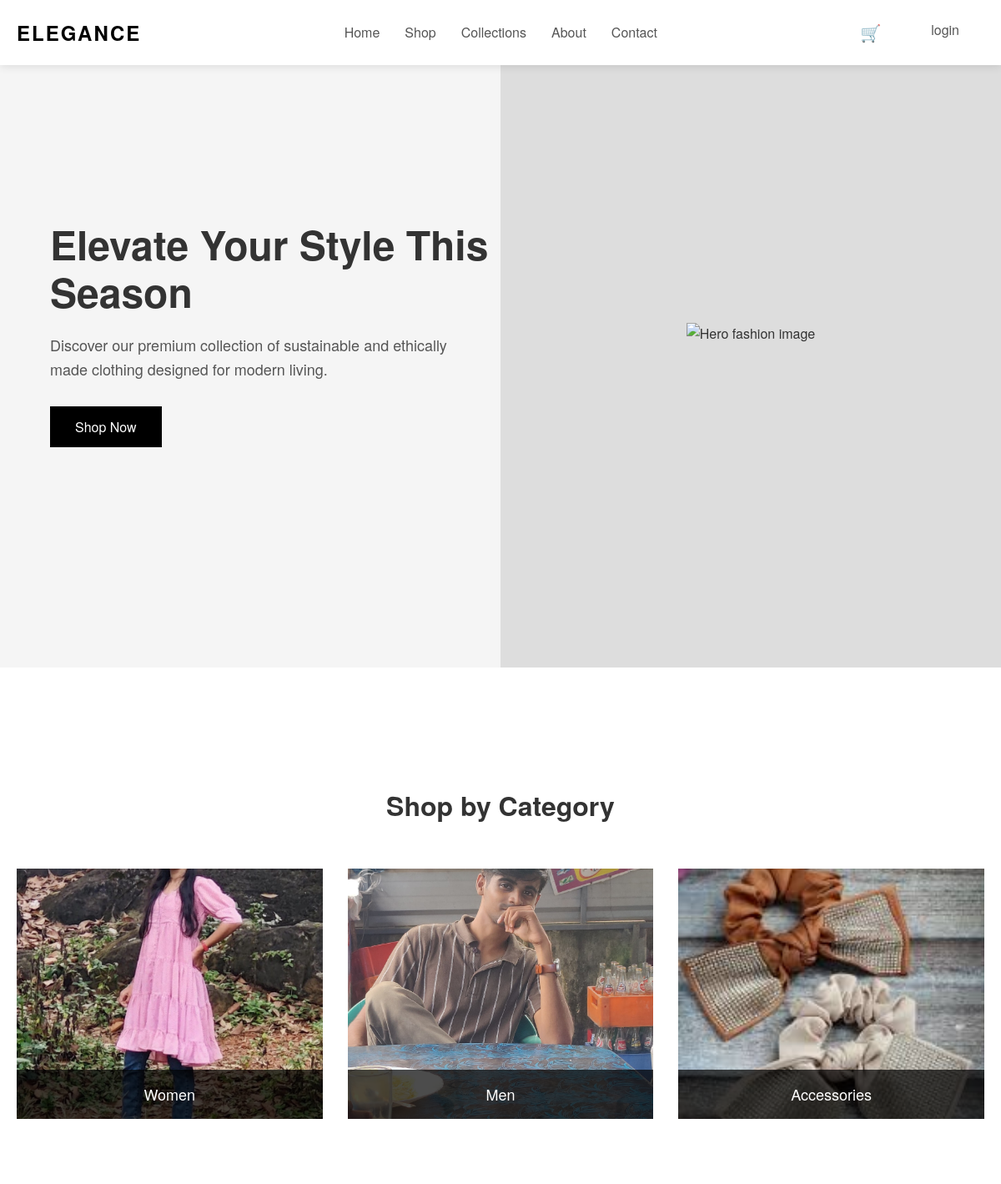
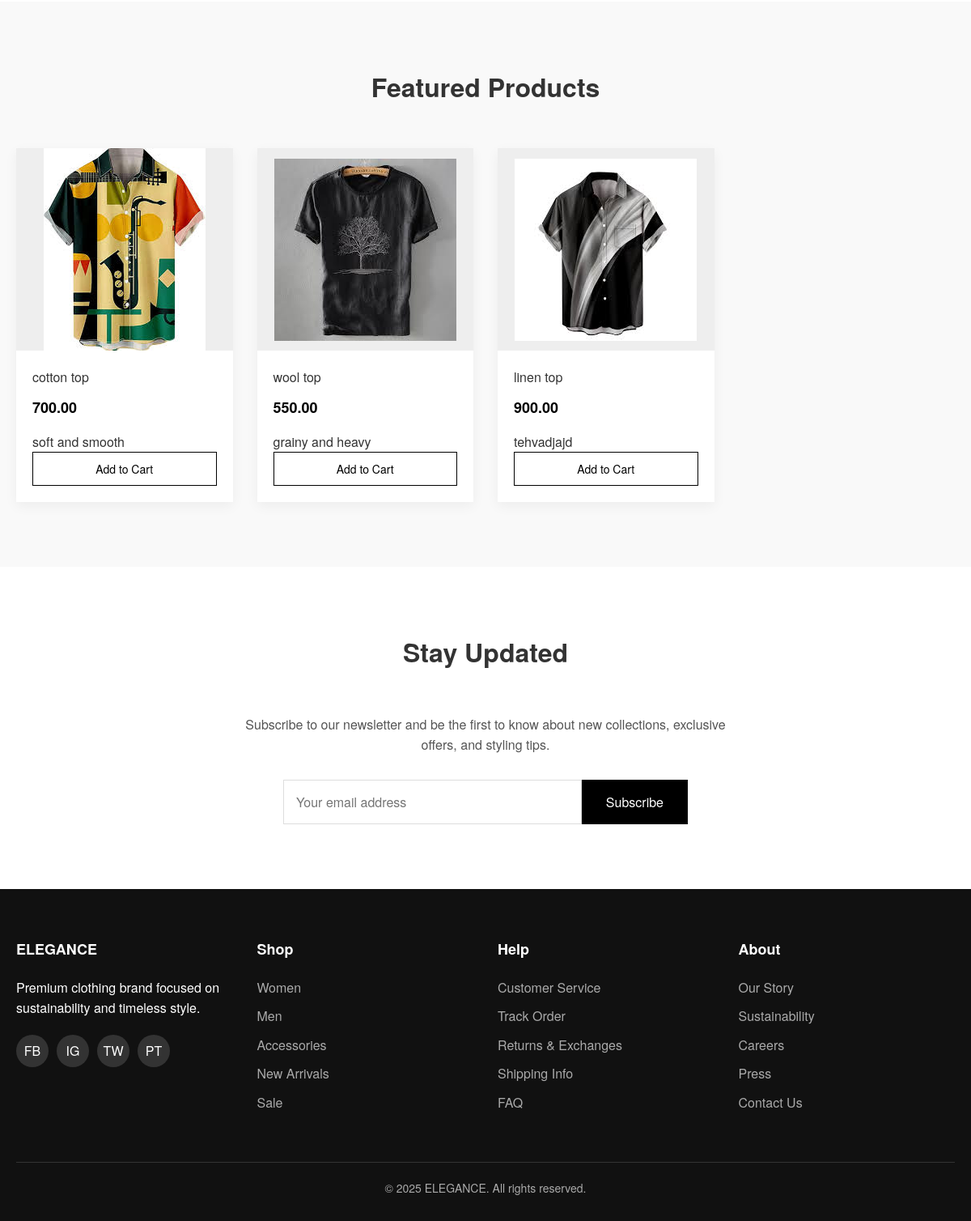
The page / on the database its author committed (2 pictures, top to bottom).
### store/models.py (models this page shows, shortened)
class womens(models.Model):
    name = models.CharField(max_length=100)
    price = models.DecimalField(max_digits=10, decimal_places=2)
    description = models.TextField()
    image = models.ImageField(upload_to='womens/')

class mens(models.Model):
    name = models.CharField(max_length=100)
    price = models.DecimalField(max_digits=10, decimal_places=2)
    description = models.TextField()
    image = models.ImageField(upload_to='mens/')

class accessoriess(models.Model):
    name = models.CharField(max_length=100)
    price = models.DecimalField(max_digits=10, decimal_places=2)
    description = models.TextField()
    image = models.ImageField(upload_to='accessories/')

### store/views.py (the view)
# urls.py: 2. Add a URL to urlpatterns:  path('', views.home, name='home')
def home(request):
    womens_items = womens.objects.all()
    accessoriess_items = accessoriess.objects.all()
    mens_items = mens.objects.all()
    context = {
         'mens_items': mens_items,
         'womens_items': womens_items,
         'accessoriess_items': accessoriess_items
    }
    return render(request, 'home.html', context)

### templates/home.html (shortened to what this page needs)
<!DOCTYPE html>
<html lang="en">
<head>
</head>
<body>
  <header>
    <div class="container">
      <div class="nav-container">
        <a href="#" class="logo">ELEGANCE</a>
        <ul class="nav-links">
          <li><a href="#">Home</a></li>
          <li><a href="#">Shop</a></li>
          <li><a href="#">Collections</a></li>
          <li><a href="#">About</a></li>
          <li><a href="#">Contact</a></li>
        </ul>
        <ul class="nav-links">
          <li> <a href="#" class="cart-icon">🛒</a><li>
          {%if user.is_authenticated%}
          <li><a>hello {{user.username}}</a><li>
          <li><a href="{% url 'logout' %}">Logout</a><li>
          {%else%}
          <li><a href="{% url 'login' %}">login</a><li>
          {% endif%}
        </ul>
      </div>
    </div>
  </header>
  <section class="hero">
    <div class="hero-content">
      <h1>Elevate Your Style This Season</h1>
      <p>Discover our premium collection of sustainable and ethically made clothing designed for modern living.</p>
      <a href="#" class="btn">Shop Now</a>
    </div>
    <div class="hero-image">
      <img src="/api/placeholder/600/800" alt="Hero fashion image">
    </div>
  </section>
  <section class="categories">
    <div class="container">
      <h2 class="section-title">Shop by Category</h2>
      <div class="category-grid">
        <div class="category-card">
          <img src="{{womens_items.0.image.url}}" alt="Women's Collection">
          <div class="category-name">Women</div>
        </div>
        <div class="category-card">
          <img src="{{ mens_items.3.image.url }}" alt="Men's Collection">
          <div class="category-name">Men</div>
        </div>
        <div class="category-card">
          <img src="{{accessoriess_items.0.image.url}}" alt="Accessories">
          <div class="category-name">Accessories</div>
        </div>
      </div>
    </div>
  </section>
  <section class="featured-products">
    <div class="container">
      <h2 class="section-title">Featured Products</h2>
      <div class="product-grid">
        {% for mens_items in mens_items%}
        {% if forloop.counter <= 3 %}
        <div class="product-card">
          <div class="product-image">
            <img src="{{mens_items.image.url}}" alt="Product 1">
          </div>
          <div class="product-info">
            <h3 class="product-title"> {{mens_items.name}}</h3>
            <div class="product-price">{{mens_items.price}}</div>
            <p class="product-description">{{mens_items.description}}</p>
            <button class="add-to-cart">Add to Cart</button>
          </div>
        </div>
        {% endif %}
        {% endfor %}
      </div>
    </div>
  </section>
  <section class="newsletter">
    <div class="container">
      <h2 class="section-title">Stay Updated</h2>
      <p>Subscribe to our newsletter and be the first to know about new collections, exclusive offers, and styling tips.</p>
      <form class="newsletter-form">
        <input type="email" class="newsletter-input" placeholder="Your email address">
        <button type="submit" class="newsletter-btn">Subscribe</button>
      </form>
    </div>
  </section>
  <footer>
    <div class="container">
      <div class="footer-container">
        <div class="footer-col">
          <h3>ELEGANCE</h3>
          <p>Premium clothing brand focused on sustainability and timeless style.</p>
          <div class="social-links">
            <a href="#" class="social-link">FB</a>
            <a href="#" class="social-link">IG</a>
            <a href="#" class="social-link">TW</a>
            <a href="#" class="social-link">PT</a>
          </div>
        </div>
        <div class="footer-col">
          <h3>Shop</h3>
          <ul class="footer-links">
            <li><a href="#">Women</a></li>
            <li><a href="#">Men</a></li>
            <li><a href="#">Accessories</a></li>
            <li><a href="#">New Arrivals</a></li>
            <li><a href="#">Sale</a></li>
          </ul>
        </div>
        <div class="footer-col">
          <h3>Help</h3>
          <ul class="footer-links">
            <li><a href="#">Customer Service</a></li>
            <li><a href="#">Track Order</a></li>
            <li><a href="#">Returns & Exchanges</a></li>
            <li><a href="#">Shipping Info</a></li>
            <li><a href="#">FAQ</a></li>
          </ul>
        </div>
        <div class="footer-col">
          <h3>About</h3>
          <ul class="footer-links">
            <li><a href="#">Our Story</a></li>
            <li><a href="#">Sustainability</a></li>
            <li><a href="#">Careers</a></li>
            <li><a href="#">Press</a></li>
            <li><a href="#">Contact Us</a></li>
          </ul>
        </div>
      </div>
      <div class="copyright">
        © 2025 ELEGANCE. All rights reserved.
      </div>
    </div>
  </footer>
</body>
</html>

### templates/home.html (style rules this page uses)
* { margin: 0; padding: 0; box-sizing: border-box; font-family: 'Helvetica Neue', Arial, sans-serif; }
body { color: #333; line-height: 1.6; }
a { text-decoration: none; color: inherit; }
header { background-color: #fff; box-shadow: 0 2px 10px rgba(0, 0, 0, 0.1); position: fixed; width: 100%; z-index: 100; }
.container { max-width: 1200px; margin: 0 auto; padding: 0 20px; }
.nav-container { display: flex; justify-content: space-between; align-items: center; padding: 20px 0; }
.logo { font-size: 24px; font-weight: 700; letter-spacing: 2px; color: #000; }
.nav-links { display: flex; list-style: none; }
.nav-links li { margin-left: 30px; }
.nav-links a { color: #555; font-weight: 500; transition: color 0.3s; }
.cart-icon { font-size: 20px; }
.hero { height: 100vh; background-color: #f5f5f5; display: flex; align-items: center; margin-bottom: 60px; position: relative; overflow: hidden; }
.hero-content { width: 50%; padding-left: 5%; position: relative; z-index: 10; }
.hero h1 { font-size: 48px; font-weight: 700; margin-bottom: 20px; line-height: 1.2; }
.hero p { font-size: 18px; margin-bottom: 30px; max-width: 500px; color: #555; }
.btn { display: inline-block; background-color: #000; color: #fff; padding: 12px 30px; border: none; font-size: 16px; font-weight: 500; cursor: pointer; transition: all 0.3s; }
.hero-image { position: absolute; right: 0; top: 0; height: 100%; width: 50%; background-color: #ddd; display: flex; align-items: center; justify-content: center; }
.categories { padding: 80px 0; }
.section-title { text-align: center; margin-bottom: 50px; font-size: 32px; font-weight: 700; }
.category-grid { display: grid; grid-template-columns: repeat(3, 1fr); gap: 30px; }
.category-card { position: relative; height: 300px; overflow: hidden; cursor: pointer; }
.category-card img { width: 100%; height: 100%; object-fit: cover; transition: transform 0.5s; }
.category-name { position: absolute; bottom: 0; left: 0; width: 100%; background-color: rgba(0, 0, 0, 0.7); color: #fff; padding: 15px; text-align: center; font-size: 18px; font-weight: 500; }
.featured-products { padding: 80px 0; background-color: #f9f9f9; }
.product-grid { display: grid; grid-template-columns: repeat(4, 1fr); gap: 30px; }
.product-card { background-color: #fff; box-shadow: 0 5px 15px rgba(0, 0, 0, 0.05); transition: transform 0.3s; }
.product-image { height: 250px; width: 100%; background-color: #eee; display: flex; align-items: center; justify-content: center; overflow: hidden; }
.product-info { padding: 20px; }
.product-title { font-size: 16px; font-weight: 500; margin-bottom: 10px; }
.product-price { color: #000; font-weight: 700; font-size: 18px; margin-bottom: 15px; }
.add-to-cart { width: 100%; background-color: #fff; color: #000; border: 1px solid #000; padding: 10px; font-size: 14px; cursor: pointer; transition: all 0.3s; }
.newsletter { padding: 80px 0; text-align: center; }
.newsletter p { max-width: 600px; margin: 0 auto 30px; color: #555; }
.newsletter-form { display: flex; max-width: 500px; margin: 0 auto; }
.newsletter-input { flex: 1; padding: 15px; border: 1px solid #ddd; font-size: 16px; }
.newsletter-btn { background-color: #000; color: #fff; border: none; padding: 0 30px; cursor: pointer; font-size: 16px; font-weight: 500; }
footer { background-color: #111; color: #fff; padding: 60px 0 30px; }
.footer-container { display: grid; grid-template-columns: repeat(4, 1fr); gap: 30px; }
.footer-col h3 { font-size: 18px; font-weight: 600; margin-bottom: 20px; }
.footer-links { list-style: none; }
.footer-links li { margin-bottom: 10px; }
.footer-links a { color: #aaa; transition: color 0.3s; }
.social-links { display: flex; margin-top: 20px; }
.social-link { width: 40px; height: 40px; background-color: #333; border-radius: 50%; display: flex; align-items: center; justify-content: center; margin-right: 10px; transition: background-color 0.3s; }
.copyright { text-align: center; margin-top: 50px; padding-top: 20px; border-top: 1px solid #333; color: #aaa; font-size: 14px; }

### rows shown on the page
womens: image (picture)
mens: image (picture)
accessoriess: image (picture)
mens: image (picture), name "cotton top", price "700.00", description "soft and smooth"
mens: image (picture), name "wool top", price "550.00", description "grainy and heavy"
mens: image (picture), name "linen top", price "900.00", description "tehvadjajd"
